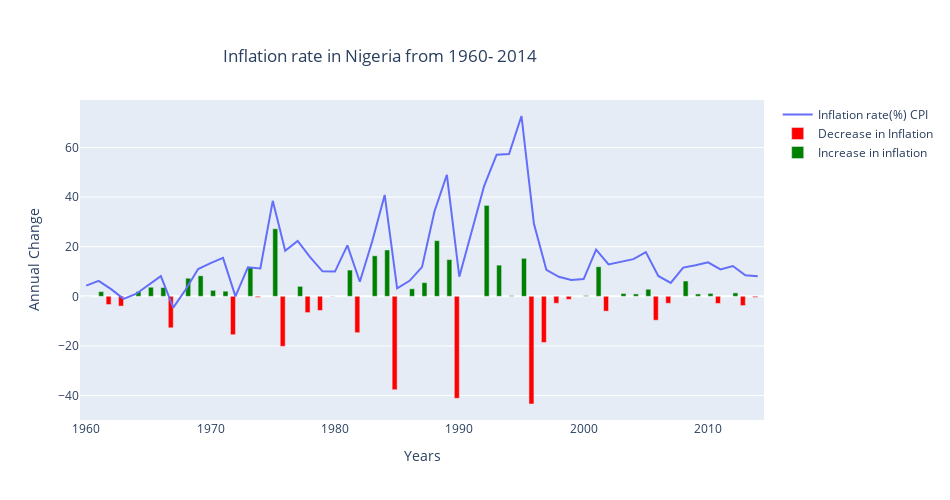

This figure's notebook cell:
### Code cell
#Plotting a graph to show various inflation indexes
import plotly.graph_objects as go

layout = go.Layout(
    autosize=False,
    width=950,
    height=500
)

fig = go.Figure(layout = layout)

fig.add_trace(
    go.Scatter(
        x=crisis['year'],
        y=crisis['inflation_annual_cpi'],
        name='Inflation rate(%) CPI'
    ))

fig.add_trace(go.Bar(x=Decrease_Inflation['year'], y=Decrease_Inflation['%Change in inflation'],
                marker_color='red',
                name='Decrease in Inflation'))


fig.add_trace(go.Bar(x=Increase_Inflation['year'], y=Increase_Inflation['%Change in inflation'],
                marker_color='green',
                name='Increase in inflation'
                ))

fig.update_layout( title={
        'text': "Inflation rate in Nigeria from 1960- 2014",
        'y':0.9,'x':0.4,'xanchor': 'center','yanchor': 'top'},
    xaxis_title="Years", yaxis_title="Annual Change")


fig.show()

### Figure 1 — Plotly figure (JSON) as saved in the notebook; plotly's stock layout.template omitted (floating-point values rounded to 4 significant figures)
{"data": [{"name": "Inflation rate(%) CPI", "type": "scatter", "x": [1960, 1961, 1962, 1963, 1964, 1965, 1966, 1967, 1968, 1969, 1970, 1971, 1972, 1973, 1974, 1975, 1976, 1977, 1978, 1979, 1980, 1981, 1982, 1983, 1984, 1985, 1986, 1987, 1988, 1989, 1990, 1992, 1993, 1994, 1995, 1996, 1997, 1998, 1999, 2000, 2001, 2002, 2003, 2004, 2005, 2006, 2007, 2008, 2009, 2010, 2011, 2012, 2013, 2014], "y": [4.326, 6.217, 2.912, -1.028, 0.938, 4.601, 8.14, -4.553, 2.733, 11.0, 13.41, 15.48, -0.008248, 11.67, 11.26, 38.5, 18.34, 22.36, 15.78, 10.07, 9.97, 20.55, 5.882, 22.22, 40.91, 3.226, 6.25, 11.77, 34.21, 49.02, 7.895, 44.56, 57.14, 57.42, 72.73, 29.29, 10.67, 7.862, 6.618, 6.938, 18.87, 12.88, 14.03, 15.0, 17.86, 8.218, 5.413, 11.58, 12.54, 13.72, 10.84, 12.22, 8.495, 8.048]}, {"marker": {"color": "red"}, "name": "Decrease in Inflation", "type": "bar", "x": [1960, 1962, 1963, 1967, 1972, 1974, 1976, 1978, 1979, 1980, 1982, 1985, 1990, 1996, 1997, 1998, 1999, 2002, 2006, 2007, 2011, 2013, 2014], "y": [0, -3.306, -3.94, -12.69, -15.49, -0.414, -20.17, -6.574, -5.713, -0.09822, -14.67, -37.68, -41.12, -43.44, -18.62, -2.811, -1.244, -5.986, -9.638, -2.805, -2.879, -3.73, -0.447]}, {"marker": {"color": "green"}, "name": "Increase in inflation", "type": "bar", "x": [1960, 1961, 1964, 1965, 1966, 1968, 1969, 1970, 1971, 1973, 1975, 1977, 1981, 1983, 1984, 1986, 1987, 1988, 1989, 1992, 1993, 1994, 1995, 2000, 2001, 2003, 2004, 2005, 2008, 2009, 2010, 2012], "y": [0, 1.892, 1.967, 3.663, 3.539, 7.286, 8.27, 2.41, 2.065, 11.68, 27.24, 4.019, 10.58, 16.34, 18.69, 3.024, 5.515, 22.45, 14.81, 36.67, 12.58, 0.273, 15.31, 0.32, 11.93, 1.15, 0.968, 2.855, 6.168, 0.962, 1.177, 1.384]}], "layout": {"autosize": false, "height": 500, "title": {"text": "Inflation rate in Nigeria from 1960- 2014", "x": 0.4, "xanchor": "center", "y": 0.9, "yanchor": "top"}, "width": 950, "xaxis": {"title": {"text": "Years"}}, "yaxis": {"title": {"text": "Annual Change"}}}}
